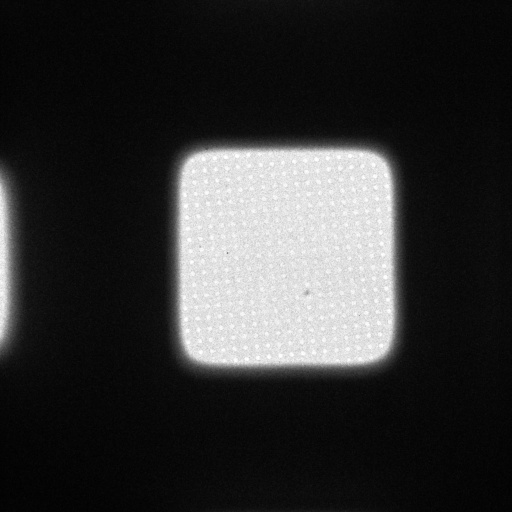
#> input picture data/GridSquare_20220302_181642.jpg, 512 x 512 px; its folder holds 4 pictures in this run; the run also reads 1 picture not shown here
$ jupyter execute unsupervised.ipynb
#> lines starting #> are read from the running program, lines starting #| are printed output that depends on the picture
# Unsupervised Machine Learning - Grid Square Selection
By: Jiahe Liu
20/01/2024

How many square is there in one grid?

[cell 1]
import os
import numpy as np
import matplotlib.pyplot as plt
from sklearn.cluster import KMeans
from sklearn.decomposition import PCA
from PIL import Image

# Load images
folder_path = '../data'
images = []
file_names = []
for file in os.listdir(folder_path):
    if file.endswith('.png') or file.endswith('.jpg'):
        img = Image.open(os.path.join(folder_path, file))
#> img is the input picture: PIL image 512x512 L; min 0, max 255, mean 50.8
        img = img.resize((100, 100))  # Resize for consistency
#> img: PIL image 100x100 L
        images.append(np.array(img))
        file_names.append(file)
#> pass 2 of the loop `for file in os.listdir(folder_path):`:
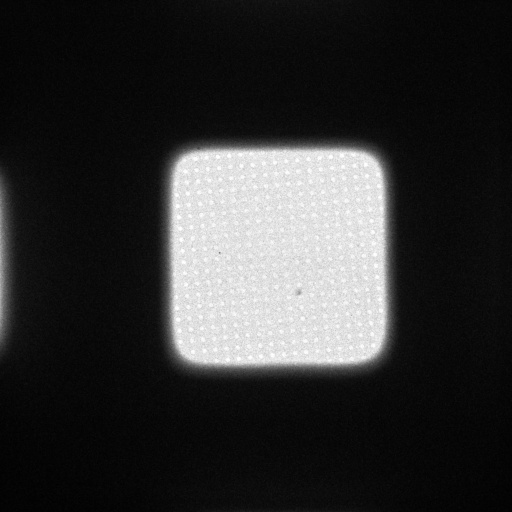
#> input picture data/GridSquare_20220302_182142.jpg, 512 x 512 px
#> img is the input picture: PIL image 512x512 L; min 0, max 255, mean 49.7
#> img: PIL image 100x100 L

# Preprocess images (flatten)
data = np.array([image.flatten() for image in images])

# Feature reduction (optional, using PCA for visualization)
pca = PCA(n_components=2)
data_reduced = pca.fit_transform(data)

# Clustering (example with KMeans)
kmeans = KMeans(n_clusters=2, n_init=10)
clusters = kmeans.fit_predict(data_reduced)

# Plotting the results
plt.scatter(data_reduced[:, 0], data_reduced[:, 1], c=clusters, cmap='viridis')
plt.xlabel('PCA Feature 1')
plt.ylabel('PCA Feature 2')
plt.title('Clustered Grid Images')
plt.show()
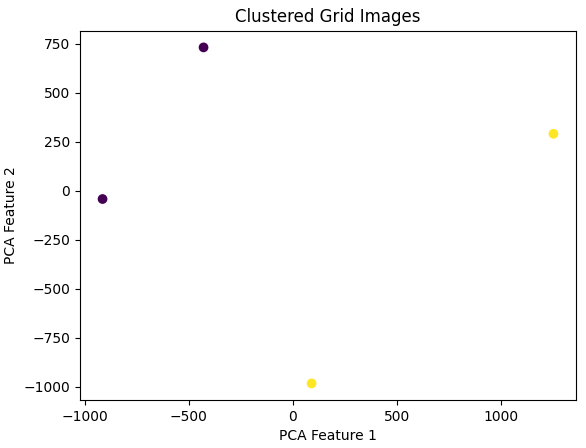
#> figure drawn by matplotlib, 1 panel

## PCA Interpretation
PCA analysis has resulted in well-separated clusters. This indicates that the feature space is distinct enough for the clustering algorithm to identify two groups within the dataset, which could correspond to "good" and "bad" grids as per the requirement.

## Mapping Back

[cell 2]
# Map clusters back to images
clustered_images = {i: [] for i in range(kmeans.n_clusters)}
for i, cluster in enumerate(clusters):
    clustered_images[cluster].append(file_names[i])

# Visualize the results (optional)
for cluster, image_files in clustered_images.items():
    print(f"Cluster {cluster}:")
    for file in image_files:
        print(f" - {file}")
    print("\n")


for i in range(min(5, len(clustered_images[0]))):  # Displaying first 5 images of cluster 0 as an example
    img_path = os.path.join(folder_path, clustered_images[0][i])
    img = Image.open(img_path)
    plt.imshow(img)
    plt.title(f"Cluster 0: {clustered_images[0][i]}")
    plt.show()
#> pass 2 of the loop `for i in range(min(5, len(clustered_images[0]))):`:
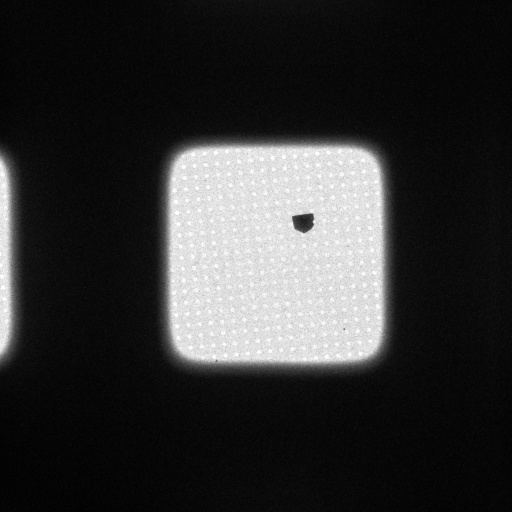
#> input picture data/GridSquare_20220302_184002.jpg, 512 x 512 px
#> img is the input picture: PIL image 512x512 L; min 0, max 255, mean 50.5

## Clusrer 1

[cell 3]
for i in range(min(5, len(clustered_images[0]))):  # Displaying first 5 images of cluster 1 as an example
    img_path = os.path.join(folder_path, clustered_images[1][i])
    img = Image.open(img_path)
    plt.imshow(img)
    plt.title(f"Cluster 1: {clustered_images[0][i]}")
    plt.show()
#> pass 2 of the loop `for i in range(min(5, len(clustered_images[0]))):`:
